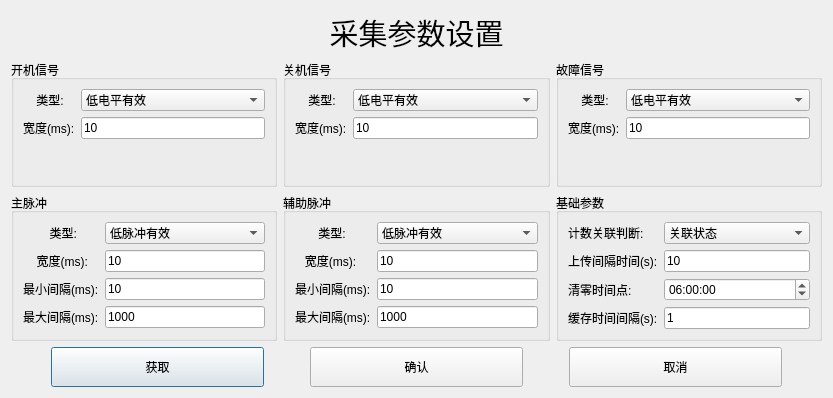
<?xml version="1.0" encoding="UTF-8"?>
<ui version="4.0">
 <class>CollectSetDialog</class>
 <widget class="QDialog" name="CollectSetDialog">
  <property name="geometry">
   <rect>
    <x>0</x>
    <y>0</y>
    <width>833</width>
    <height>398</height>
   </rect>
  </property>
  <property name="windowTitle">
   <string>采集参数设置</string>
  </property>
  <property name="windowIcon">
   <iconset>
    <normaloff>:/资源/背景/图标.png</normaloff>:/资源/背景/图标.png</iconset>
  </property>
  <property name="styleSheet">
   <string notr="true">#CollectSetDialog { 
    border-image: url(:/resource/background/back.png);
} 
#CollectSetDialog * { 
border-image: ();
	
}</string>
  </property>
  <layout class="QGridLayout" name="gridLayout_2">
   <item row="0" column="0">
    <layout class="QVBoxLayout" name="verticalLayout_6">
     <item>
      <widget class="QLabel" name="label">
       <property name="sizePolicy">
        <sizepolicy hsizetype="Preferred" vsizetype="Fixed">
         <horstretch>0</horstretch>
         <verstretch>0</verstretch>
        </sizepolicy>
       </property>
       <property name="font">
        <font>
         <family>黑体</family>
         <pointsize>22</pointsize>
        </font>
       </property>
       <property name="text">
        <string>采集参数设置</string>
       </property>
       <property name="alignment">
        <set>Qt::AlignCenter</set>
       </property>
      </widget>
     </item>
     <item>
      <layout class="QGridLayout" name="gridLayout">
       <item row="0" column="0">
        <widget class="QGroupBox" name="groupBox">
         <property name="title">
          <string>开机信号</string>
         </property>
         <layout class="QFormLayout" name="formLayout">
          <item row="0" column="0">
           <widget class="QLabel" name="label_2">
            <property name="text">
             <string>    类型:</string>
            </property>
           </widget>
          </item>
          <item row="0" column="1">
           <widget class="QComboBox" name="comboBox">
            <item>
             <property name="text">
              <string>低电平有效</string>
             </property>
            </item>
            <item>
             <property name="text">
              <string>高电平有效</string>
             </property>
            </item>
            <item>
             <property name="text">
              <string>低脉冲有效</string>
             </property>
            </item>
            <item>
             <property name="text">
              <string>高脉冲有效</string>
             </property>
            </item>
           </widget>
          </item>
          <item row="1" column="0">
           <widget class="QLabel" name="label_3">
            <property name="text">
             <string>宽度(ms):</string>
            </property>
           </widget>
          </item>
          <item row="1" column="1">
           <widget class="QLineEdit" name="lineEdit">
            <property name="layoutDirection">
             <enum>Qt::RightToLeft</enum>
            </property>
            <property name="text">
             <string>10</string>
            </property>
            <property name="alignment">
             <set>Qt::AlignLeading|Qt::AlignLeft|Qt::AlignVCenter</set>
            </property>
           </widget>
          </item>
         </layout>
        </widget>
       </item>
       <item row="0" column="1">
        <widget class="QGroupBox" name="groupBox_2">
         <property name="title">
          <string>关机信号</string>
         </property>
         <layout class="QFormLayout" name="formLayout_2">
          <item row="0" column="0">
           <widget class="QLabel" name="label_4">
            <property name="text">
             <string>    类型:</string>
            </property>
           </widget>
          </item>
          <item row="0" column="1">
           <widget class="QComboBox" name="comboBox_2">
            <item>
             <property name="text">
              <string>低电平有效</string>
             </property>
            </item>
            <item>
             <property name="text">
              <string>高电平有效</string>
             </property>
            </item>
            <item>
             <property name="text">
              <string>低脉冲有效</string>
             </property>
            </item>
            <item>
             <property name="text">
              <string>高脉冲有效</string>
             </property>
            </item>
           </widget>
          </item>
          <item row="1" column="0">
           <widget class="QLabel" name="label_5">
            <property name="text">
             <string>宽度(ms):</string>
            </property>
           </widget>
          </item>
          <item row="1" column="1">
           <widget class="QLineEdit" name="lineEdit_2">
            <property name="text">
             <string>10</string>
            </property>
           </widget>
          </item>
         </layout>
        </widget>
       </item>
       <item row="0" column="2">
        <widget class="QGroupBox" name="groupBox_3">
         <property name="title">
          <string>故障信号</string>
         </property>
         <layout class="QFormLayout" name="formLayout_3">
          <item row="0" column="0">
           <widget class="QLabel" name="label_6">
            <property name="text">
             <string>    类型:</string>
            </property>
           </widget>
          </item>
          <item row="0" column="1">
           <widget class="QComboBox" name="comboBox_3">
            <item>
             <property name="text">
              <string>低电平有效</string>
             </property>
            </item>
            <item>
             <property name="text">
              <string>高电平有效</string>
             </property>
            </item>
            <item>
             <property name="text">
              <string>低脉冲有效</string>
             </property>
            </item>
            <item>
             <property name="text">
              <string>高脉冲有效</string>
             </property>
            </item>
           </widget>
          </item>
          <item row="1" column="0">
           <widget class="QLabel" name="label_7">
            <property name="text">
             <string>宽度(ms):</string>
            </property>
           </widget>
          </item>
          <item row="1" column="1">
           <widget class="QLineEdit" name="lineEdit_3">
            <property name="text">
             <string>10</string>
            </property>
           </widget>
          </item>
         </layout>
        </widget>
       </item>
       <item row="1" column="0">
        <widget class="QGroupBox" name="groupBox_4">
         <property name="title">
          <string>主脉冲</string>
         </property>
         <layout class="QFormLayout" name="formLayout_4">
          <item row="0" column="0">
           <widget class="QLabel" name="label_8">
            <property name="text">
             <string>        类型:</string>
            </property>
            <property name="alignment">
             <set>Qt::AlignRight|Qt::AlignTrailing|Qt::AlignVCenter</set>
            </property>
           </widget>
          </item>
          <item row="0" column="1">
           <widget class="QComboBox" name="comboBox_4">
            <item>
             <property name="text">
              <string>低脉冲有效</string>
             </property>
            </item>
            <item>
             <property name="text">
              <string>高脉冲有效</string>
             </property>
            </item>
           </widget>
          </item>
          <item row="1" column="0">
           <widget class="QLabel" name="label_9">
            <property name="text">
             <string>    宽度(ms):</string>
            </property>
            <property name="alignment">
             <set>Qt::AlignRight|Qt::AlignTrailing|Qt::AlignVCenter</set>
            </property>
           </widget>
          </item>
          <item row="1" column="1">
           <widget class="QLineEdit" name="lineEdit_4">
            <property name="text">
             <string>10</string>
            </property>
           </widget>
          </item>
          <item row="2" column="0">
           <widget class="QLabel" name="label_12">
            <property name="text">
             <string>最小间隔(ms):</string>
            </property>
           </widget>
          </item>
          <item row="2" column="1">
           <widget class="QLineEdit" name="lineEdit_6">
            <property name="text">
             <string>10</string>
            </property>
           </widget>
          </item>
          <item row="3" column="0">
           <widget class="QLabel" name="label_13">
            <property name="text">
             <string>最大间隔(ms):</string>
            </property>
           </widget>
          </item>
          <item row="3" column="1">
           <widget class="QLineEdit" name="lineEdit_7">
            <property name="text">
             <string>1000</string>
            </property>
           </widget>
          </item>
         </layout>
        </widget>
       </item>
       <item row="1" column="1">
        <widget class="QGroupBox" name="groupBox_5">
         <property name="title">
          <string>辅助脉冲</string>
         </property>
         <layout class="QFormLayout" name="formLayout_5">
          <item row="0" column="0">
           <widget class="QLabel" name="label_10">
            <property name="text">
             <string>       类型:</string>
            </property>
           </widget>
          </item>
          <item row="0" column="1">
           <widget class="QComboBox" name="comboBox_5">
            <item>
             <property name="text">
              <string>低脉冲有效</string>
             </property>
            </item>
            <item>
             <property name="text">
              <string>高脉冲有效</string>
             </property>
            </item>
           </widget>
          </item>
          <item row="1" column="0">
           <widget class="QLabel" name="label_11">
            <property name="text">
             <string>   宽度(ms):</string>
            </property>
           </widget>
          </item>
          <item row="1" column="1">
           <widget class="QLineEdit" name="lineEdit_5">
            <property name="text">
             <string>10</string>
            </property>
           </widget>
          </item>
          <item row="2" column="0">
           <widget class="QLabel" name="label_15">
            <property name="text">
             <string>最小间隔(ms):</string>
            </property>
           </widget>
          </item>
          <item row="2" column="1">
           <widget class="QLineEdit" name="lineEdit_9">
            <property name="text">
             <string>10</string>
            </property>
           </widget>
          </item>
          <item row="3" column="0">
           <widget class="QLabel" name="label_14">
            <property name="text">
             <string>最大间隔(ms):</string>
            </property>
           </widget>
          </item>
          <item row="3" column="1">
           <widget class="QLineEdit" name="lineEdit_8">
            <property name="text">
             <string>1000</string>
            </property>
           </widget>
          </item>
         </layout>
        </widget>
       </item>
       <item row="1" column="2">
        <widget class="QGroupBox" name="groupBox_6">
         <property name="title">
          <string>基础参数</string>
         </property>
         <layout class="QFormLayout" name="formLayout_6">
          <item row="0" column="0">
           <widget class="QLabel" name="label_16">
            <property name="text">
             <string>计数关联判断:</string>
            </property>
           </widget>
          </item>
          <item row="0" column="1">
           <widget class="QComboBox" name="comboBox_6">
            <item>
             <property name="text">
              <string>关联状态</string>
             </property>
            </item>
            <item>
             <property name="text">
              <string>关联主副脉冲</string>
             </property>
            </item>
           </widget>
          </item>
          <item row="1" column="0">
           <widget class="QLabel" name="label_17">
            <property name="text">
             <string>上传间隔时间(s):</string>
            </property>
           </widget>
          </item>
          <item row="1" column="1">
           <widget class="QLineEdit" name="lineEdit_10">
            <property name="text">
             <string>10</string>
            </property>
           </widget>
          </item>
          <item row="2" column="0">
           <widget class="QLabel" name="label_18">
            <property name="text">
             <string>清零时间点:</string>
            </property>
           </widget>
          </item>
          <item row="2" column="1">
           <widget class="QTimeEdit" name="timeEdit">
            <property name="dateTime">
             <datetime>
              <hour>6</hour>
              <minute>0</minute>
              <second>0</second>
              <year>2019</year>
              <month>10</month>
              <day>5</day>
             </datetime>
            </property>
           </widget>
          </item>
          <item row="3" column="0">
           <widget class="QLabel" name="label_19">
            <property name="text">
             <string>缓存时间间隔(s):</string>
            </property>
           </widget>
          </item>
          <item row="3" column="1">
           <widget class="QLineEdit" name="lineEdit_11">
            <property name="text">
             <string>1</string>
            </property>
           </widget>
          </item>
         </layout>
        </widget>
       </item>
      </layout>
     </item>
     <item>
      <layout class="QHBoxLayout" name="horizontalLayout">
       <item>
        <spacer name="horizontalSpacer">
         <property name="orientation">
          <enum>Qt::Horizontal</enum>
         </property>
         <property name="sizeType">
          <enum>QSizePolicy::Preferred</enum>
         </property>
         <property name="sizeHint" stdset="0">
          <size>
           <width>40</width>
           <height>20</height>
          </size>
         </property>
        </spacer>
       </item>
       <item>
        <widget class="QPushButton" name="pushButton_3">
         <property name="minimumSize">
          <size>
           <width>0</width>
           <height>40</height>
          </size>
         </property>
         <property name="text">
          <string>获取</string>
         </property>
        </widget>
       </item>
       <item>
        <spacer name="horizontalSpacer_2">
         <property name="orientation">
          <enum>Qt::Horizontal</enum>
         </property>
         <property name="sizeType">
          <enum>QSizePolicy::Preferred</enum>
         </property>
         <property name="sizeHint" stdset="0">
          <size>
           <width>40</width>
           <height>20</height>
          </size>
         </property>
        </spacer>
       </item>
       <item>
        <widget class="QPushButton" name="pushButton">
         <property name="minimumSize">
          <size>
           <width>40</width>
           <height>40</height>
          </size>
         </property>
         <property name="text">
          <string>确认</string>
         </property>
        </widget>
       </item>
       <item>
        <spacer name="horizontalSpacer_3">
         <property name="orientation">
          <enum>Qt::Horizontal</enum>
         </property>
         <property name="sizeType">
          <enum>QSizePolicy::Preferred</enum>
         </property>
         <property name="sizeHint" stdset="0">
          <size>
           <width>40</width>
           <height>20</height>
          </size>
         </property>
        </spacer>
       </item>
       <item>
        <widget class="QPushButton" name="pushButton_2">
         <property name="minimumSize">
          <size>
           <width>0</width>
           <height>40</height>
          </size>
         </property>
         <property name="text">
          <string>取消</string>
         </property>
        </widget>
       </item>
       <item>
        <spacer name="horizontalSpacer_4">
         <property name="orientation">
          <enum>Qt::Horizontal</enum>
         </property>
         <property name="sizeType">
          <enum>QSizePolicy::Preferred</enum>
         </property>
         <property name="sizeHint" stdset="0">
          <size>
           <width>40</width>
           <height>20</height>
          </size>
         </property>
        </spacer>
       </item>
      </layout>
     </item>
    </layout>
   </item>
  </layout>
 </widget>
 <resources/>
 <connections/>
</ui>
